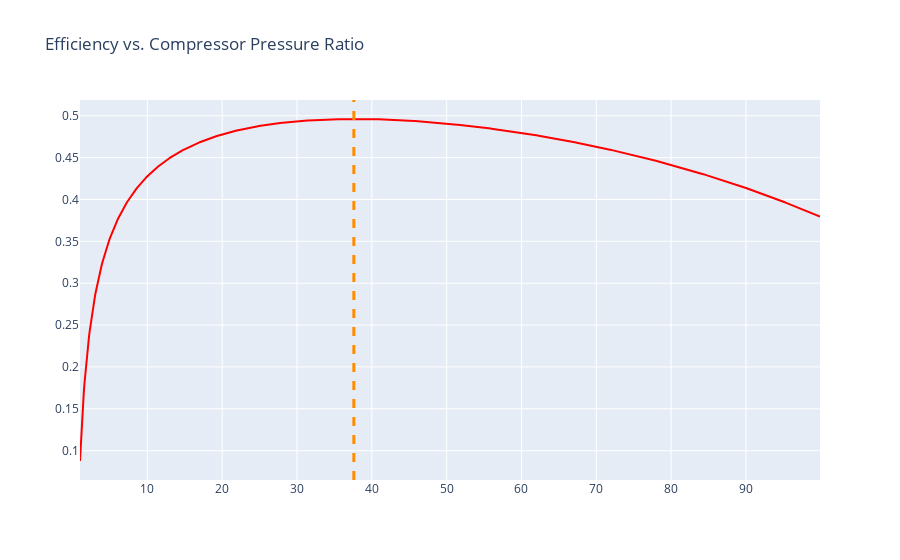

Notebook source saved alongside this figure:
### Code cell
fig = go.Figure()
fig.add_trace(go.Scatter(
    x=rp_arr,
    y=eta_th_arr,
    marker_color='red',
    name='Efficiency (%)'
))

fig.add_vline(x=rp_arr[np.argmax(eta_th_arr)], line_width=3, line_dash="dash", line_color="DarkOrange")

fig.update_layout(
    title_text = 'Efficiency vs. Compressor Pressure Ratio'
)

fig.show()

### Figure 1 — Plotly figure (JSON) as saved in the notebook; plotly's stock layout.template omitted (floating-point values rounded to 4 significant figures; data arrays with more than 128 entries replaced by an {"elided": "..."} marker saying what was removed)
{"data": [{"marker": {"color": "red"}, "name": "Efficiency (%)", "type": "scatter", "x": {"elided": "990 float values"}, "y": {"elided": "990 float values"}}], "layout": {"shapes": [{"line": {"color": "DarkOrange", "dash": "dash", "width": 3}, "type": "line", "x0": 37.6, "x1": 37.6, "xref": "x", "y0": 0, "y1": 1, "yref": "y domain"}], "title": {"text": "Efficiency vs. Compressor Pressure Ratio"}}}
